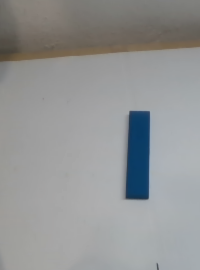
#> input picture src/patch_detection/train/blue/blue3.png, 200 x 270 px
$ python sceneAnalysis.py   (older library calls are emulated)
#> lines starting #> are read from the running program, lines starting #| are printed output that depends on the picture; after the words box and inside, x2 and y2 are one past the last pixel; in counts of white or black regions, pixels touching at a corner belong together
#!/usr/bin/env python

#http://wiki.ros.org/cv_bridge/Tutorials/ConvertingBetweenROSImagesAndOpenCVImagesPython
#http://docs.ros.org/melodic/api/sensor_msgs/html/msg/Image.html
#https://alloyui.com/examples/color-picker/hsv

# import roscpy
import cv2
# from cv_bridge import CvBridge, CvBridgeError
import numpy as np
# from sensor_msgs.msg import Image
import scipy.ndimage
# from patch_detection.msg import blocks_detected
import math
import matplotlib.pyplot as plt


class block_color():
    def __init__(self):
        self.flag_block = False
        self.flag_depth = False
        # [5 lines of commented-out code are left out]

        self.x_center = 0
        self.y_center = 0
        self.z_center = 0
        self.circle_list = []
        # self.position_list = blocks_detected()
        self.c_sample = np.load('contour_sample.npy')
#> (reads src/patch_detection/src/contour_sample.npy from the repository)
        self.c_slanted = np.load('contour_slanted.npy')
#> (reads src/patch_detection/src/contour_slanted.npy from the repository)
#> in main, cv_image is the input picture: shape (270, 200, 3); mean B, G, R 149.2, 148.9, 147.3


    def find_block(self,im):
        #This function takes in rgb image and find the block
        # bridge = CvBridge()
        # cv_image = bridge.imgmsg_to_cv2(im, "bgr8")

        cv_image = scipy.ndimage.gaussian_filter(im,sigma=0.8)
        hsv_image = cv2.cvtColor(cv_image, cv2.COLOR_BGR2HSV)
#> hsv_image: shape (270, 200, 3); mean H, S, V 47, 13.6, 150.2
        maskred = cv2.inRange(hsv_image,(1,100,0),(14,255,255)) #create mask of colours
#> maskred: shape (270, 200); every value is 0
        maskgreen = cv2.inRange(hsv_image, (20,50,0),(70,255,255)) #create mask of colours
        maskblue = cv2.inRange(hsv_image, (100,150,0),(110,255,255)) #create mask of colours
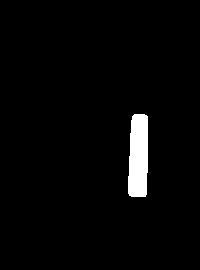
#> maskblue: shape (270, 200); 2.8% white; 1 white region
        result = cv2.bitwise_and(cv_image, cv_image, mask=maskblue)
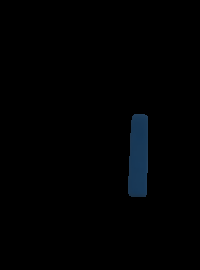
#> result: shape (270, 200, 3); mean B, G, R 2.4, 1.6, 0.7

        # [5 lines of commented-out code are left out]

        self.circle_list = []
        result = cv_image

        # red_contours, hierarchy = cv2.findContours(maskred, cv2.RETR_TREE, cv2.CHAIN_APPROX_SIMPLE)
        # blue_contours, hierarchy = cv2.findContours(maskblue, cv2.RETR_TREE, cv2.CHAIN_APPROX_SIMPLE)
        # green_contours, hierarchy = cv2.findContours(maskgreen, cv2.RETR_TREE, cv2.CHAIN_APPROX_SIMPLE)
        _,red_contours, hierarchy = cv2.findContours(maskred, cv2.RETR_TREE, cv2.CHAIN_APPROX_SIMPLE)
#> red_contours = []
        _,blue_contours, hierarchy = cv2.findContours(maskblue, cv2.RETR_TREE, cv2.CHAIN_APPROX_SIMPLE)
#> blue_contours = 1 contour; box (x1, y1, x2, y2) and area: (128, 114, 148, 197) 1397
        _,green_contours, hierarchy = cv2.findContours(maskgreen, cv2.RETR_TREE, cv2.CHAIN_APPROX_SIMPLE)
#> green_contours = []
        big_contours = red_contours+green_contours+blue_contours
#> big_contours has the same summary as blue_contours

        red_len = len(red_contours)
#> red_len = 0
        green_len = len(green_contours)
#> green_len = 0
        blue_len = len(blue_contours)
#> blue_len = 1
        dim_low = 1000
        shape_low = 1.6
        # result = cv2.drawContours(cv_image, green_contours, -1, (52, 198, 30))
        area_max = 0
        box_list = []

        for idx,c in enumerate(big_contours):
            if(idx<red_len):
                col = 0
            elif(idx<red_len+green_len):
                col=1
            elif(idx<red_len+green_len+blue_len):
                col=2

            x, y, w, h = cv2.boundingRect(c)
            rect = cv2.minAreaRect(c)
            area = (w*h)
            d2_straight = cv2.matchShapes(self.c_sample,c,cv2.CONTOURS_MATCH_I2,0)
            d2_angled = cv2.matchShapes(self.c_sample,c,cv2.CONTOURS_MATCH_I2,0)
            d2 = (d2_angled+d2_straight)/2
            peri = cv2.arcLength(c, True)
            approx = cv2.approxPolyDP(c, 0.03 * peri, True)

            if(area > dim_low and d2<shape_low and len(approx)==4):
                box = cv2.boxPoints(rect)
                idx = np.argmax([np.linalg.norm(box[i]-box[i+1]) for i in range(len(box)-1)])
                angle = np.degrees(math.atan2(box[idx+1,1] -  box[idx,1], box[idx+1,0] -  box[idx,0]))
                self.circle_list.append(np.array([np.average(box[:,0]),np.average(box[:,1]),col,angle]).astype(int))
                box_list.append(np.int0(box))
                area_max = area
#> this loop made 1 pass
#> (col, x, y, w, h, rect, area, d2_straight) on pass 1: (2, 128, 114, 20, 83, ((138.4, 155), (82.51, 18.8), -87.4), 1660, 1.53)
#> after the loop, box_list = [[[145, 196], [127, 195], [130, 113], [149, 114]]]; self.circle_list = [[138, 155, 2, -87]]


        if(area_max > 0):
            image_used = result
            [cv2.drawContours(image_used,[boxes],0,(0,0,255),2) for boxes in box_list]
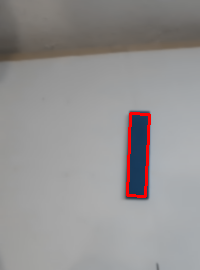
#> image_used: shape (270, 200, 3); mean B, G, R 146.9, 146.7, 148.9
            [cv2.circle(image_used,(circle[0],circle[1]), 5, (0,0,255), -1) for circle in self.circle_list]
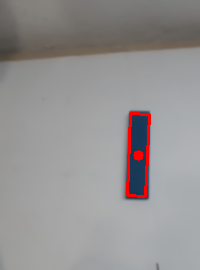
#> image_used: shape (270, 200, 3); 0.15% of pixels changed, all inside (x1, y1, x2, y2) = (133, 150, 144, 161)


            cv2.imshow("realsense_window", image_used)
            cv2.waitKey(1)
            self.flag_block = True
            plt.figure()
            plt.imshow(image_used)
            plt.show()
        else:
            self.flag_block = False
            cv2.imshow("realsense_window", hsv_image)
            cv2.waitKey(1)

    def find_depth(self,im):
        #This Function finds depth of the center of the block.
        #K matrix
        # 618.7474975585938, 0.0, 324.06787109375, 0.0,
        # 0.0, 619.2664184570312, 246.47152709960938, 0.0,
        # 0.0, 0.0, 1.0, 0.0
        circles = self.circle_list
        bridge = CvBridge()
        cv_image = bridge.imgmsg_to_cv2(im, "passthrough")
        f_x = 618.7474975585938
        f_y = 619.2664184570312
        u_0 = 324.06787109375
        v_0 = 246.47152709960938
        window = 3
        current_msg = blocks_detected()
        if(self.flag_block == True):
            for points in circles:
                point_int = np.round(points).astype(int)
                self.z_center = np.average(cv_image[point_int[1]-window:point_int[1]+window,point_int[0]-window:point_int[0]+window])
                self.x_center = (points[0]-u_0)*self.z_center/f_x
                self.y_center = (points[1]-v_0)*self.z_center/f_y
                self.position_list.color.append(points[2])
                self.position_list.angle.append(points[3])
                self.position_list.x.append(self.x_center)
                self.position_list.y.append(self.y_center)
                self.position_list.z.append(self.z_center)

            self.flag_depth = True


    # [8 lines of commented-out code are left out]
def main():
    block = block_color()
    cv_image = cv2.imread('../train/blue/blue3.png')

    block.find_block(cv_image)


if __name__ == '__main__':
    # blocker = block_color()
    # blocker.control_loop()
    main()
